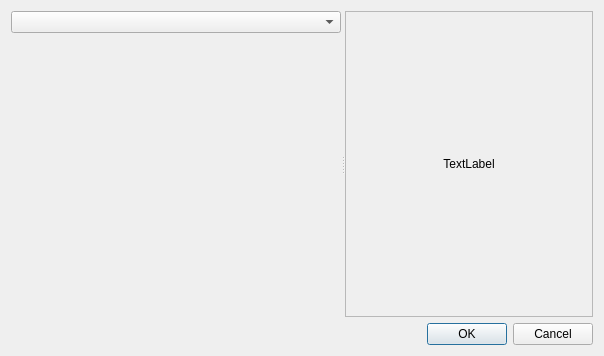
<?xml version="1.0" encoding="UTF-8"?>
<ui version="4.0">
 <class>TexturePreview</class>
 <widget class="QDialog" name="TexturePreview">
  <property name="geometry">
   <rect>
    <x>0</x>
    <y>0</y>
    <width>604</width>
    <height>356</height>
   </rect>
  </property>
  <property name="windowTitle">
   <string>Dialog</string>
  </property>
  <layout class="QVBoxLayout" name="verticalLayout">
   <item>
    <widget class="QSplitter" name="splitter">
     <property name="orientation">
      <enum>Qt::Horizontal</enum>
     </property>
     <widget class="QWidget" name="widget" native="true">
      <property name="sizePolicy">
       <sizepolicy hsizetype="Preferred" vsizetype="Preferred">
        <horstretch>0</horstretch>
        <verstretch>0</verstretch>
       </sizepolicy>
      </property>
      <layout class="QVBoxLayout" name="verticalLayout_3">
       <property name="leftMargin">
        <number>0</number>
       </property>
       <property name="topMargin">
        <number>0</number>
       </property>
       <property name="rightMargin">
        <number>0</number>
       </property>
       <property name="bottomMargin">
        <number>0</number>
       </property>
       <item>
        <widget class="QComboBox" name="comboBox"/>
       </item>
       <item>
        <spacer name="verticalSpacer">
         <property name="orientation">
          <enum>Qt::Vertical</enum>
         </property>
         <property name="sizeHint" stdset="0">
          <size>
           <width>20</width>
           <height>40</height>
          </size>
         </property>
        </spacer>
       </item>
      </layout>
     </widget>
     <widget class="QScrollArea" name="scrollArea">
      <property name="widgetResizable">
       <bool>true</bool>
      </property>
      <widget class="QWidget" name="scrollAreaWidgetContents">
       <property name="geometry">
        <rect>
         <x>0</x>
         <y>0</y>
         <width>239</width>
         <height>307</height>
        </rect>
       </property>
       <layout class="QHBoxLayout" name="horizontalLayout_2">
        <property name="leftMargin">
         <number>0</number>
        </property>
        <property name="topMargin">
         <number>0</number>
        </property>
        <property name="rightMargin">
         <number>0</number>
        </property>
        <property name="bottomMargin">
         <number>0</number>
        </property>
        <item>
         <widget class="QLabel" name="label">
          <property name="text">
           <string>TextLabel</string>
          </property>
          <property name="alignment">
           <set>Qt::AlignCenter</set>
          </property>
         </widget>
        </item>
       </layout>
      </widget>
     </widget>
    </widget>
   </item>
   <item>
    <widget class="QDialogButtonBox" name="buttonBox">
     <property name="orientation">
      <enum>Qt::Horizontal</enum>
     </property>
     <property name="standardButtons">
      <set>QDialogButtonBox::Cancel|QDialogButtonBox::Ok</set>
     </property>
    </widget>
   </item>
  </layout>
 </widget>
 <resources/>
 <connections>
  <connection>
   <sender>buttonBox</sender>
   <signal>accepted()</signal>
   <receiver>TexturePreview</receiver>
   <slot>accept()</slot>
   <hints>
    <hint type="sourcelabel">
     <x>248</x>
     <y>254</y>
    </hint>
    <hint type="destinationlabel">
     <x>157</x>
     <y>274</y>
    </hint>
   </hints>
  </connection>
  <connection>
   <sender>buttonBox</sender>
   <signal>rejected()</signal>
   <receiver>TexturePreview</receiver>
   <slot>reject()</slot>
   <hints>
    <hint type="sourcelabel">
     <x>316</x>
     <y>260</y>
    </hint>
    <hint type="destinationlabel">
     <x>286</x>
     <y>274</y>
    </hint>
   </hints>
  </connection>
 </connections>
</ui>
